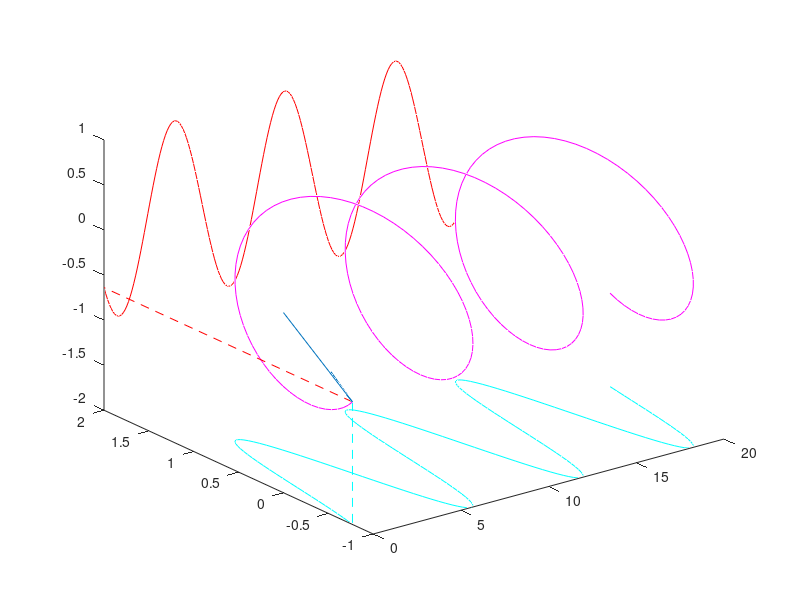

This figure's MATLAB source: (Note: this script raises an error after producing the figure.)
u = 0;
t=0:0.1:20;
nImages = length(t);
a=ones(1,length(t));
fig = figure;
for i=1:length(t)
plot3(t,cos(t+u),sin(t+u),'m');
hold on
plot3(t,cos(t+u),-2*a,'c');
hold on
plot3(t,2*a,sin(t+u),'r');
hold on
axis([0,20,-1,2,-2,1]);
quiver3(0,0,0,0,10*cos(u)/9,10*sin(u)/9);
hold on
plot3([0,0],[cos(u),2],[sin(u),sin(u)],'--r');
hold on
plot3([0,0],[cos(u),cos(u)],[sin(u),-2],'--c');
hold on
frame = getframe(fig); 
im{i}=frame2im(frame);
disp('generating frames')
u=i/3;
hold off
end
disp('all frames generated!')
close;
disp('generating gif')
filename = 'output.gif'; % Specify the output file name
for idx = 1:nImages
    [A,map] = rgb2ind(im{idx},256);
    if idx == 1
        imwrite(A,map,filename,'gif','LoopCount',Inf,'DelayTime',0.001);
    else
        imwrite(A,map,filename,'gif','WriteMode','append','DelayTime',0.001);
    end
end
disp('A GIF generated!')